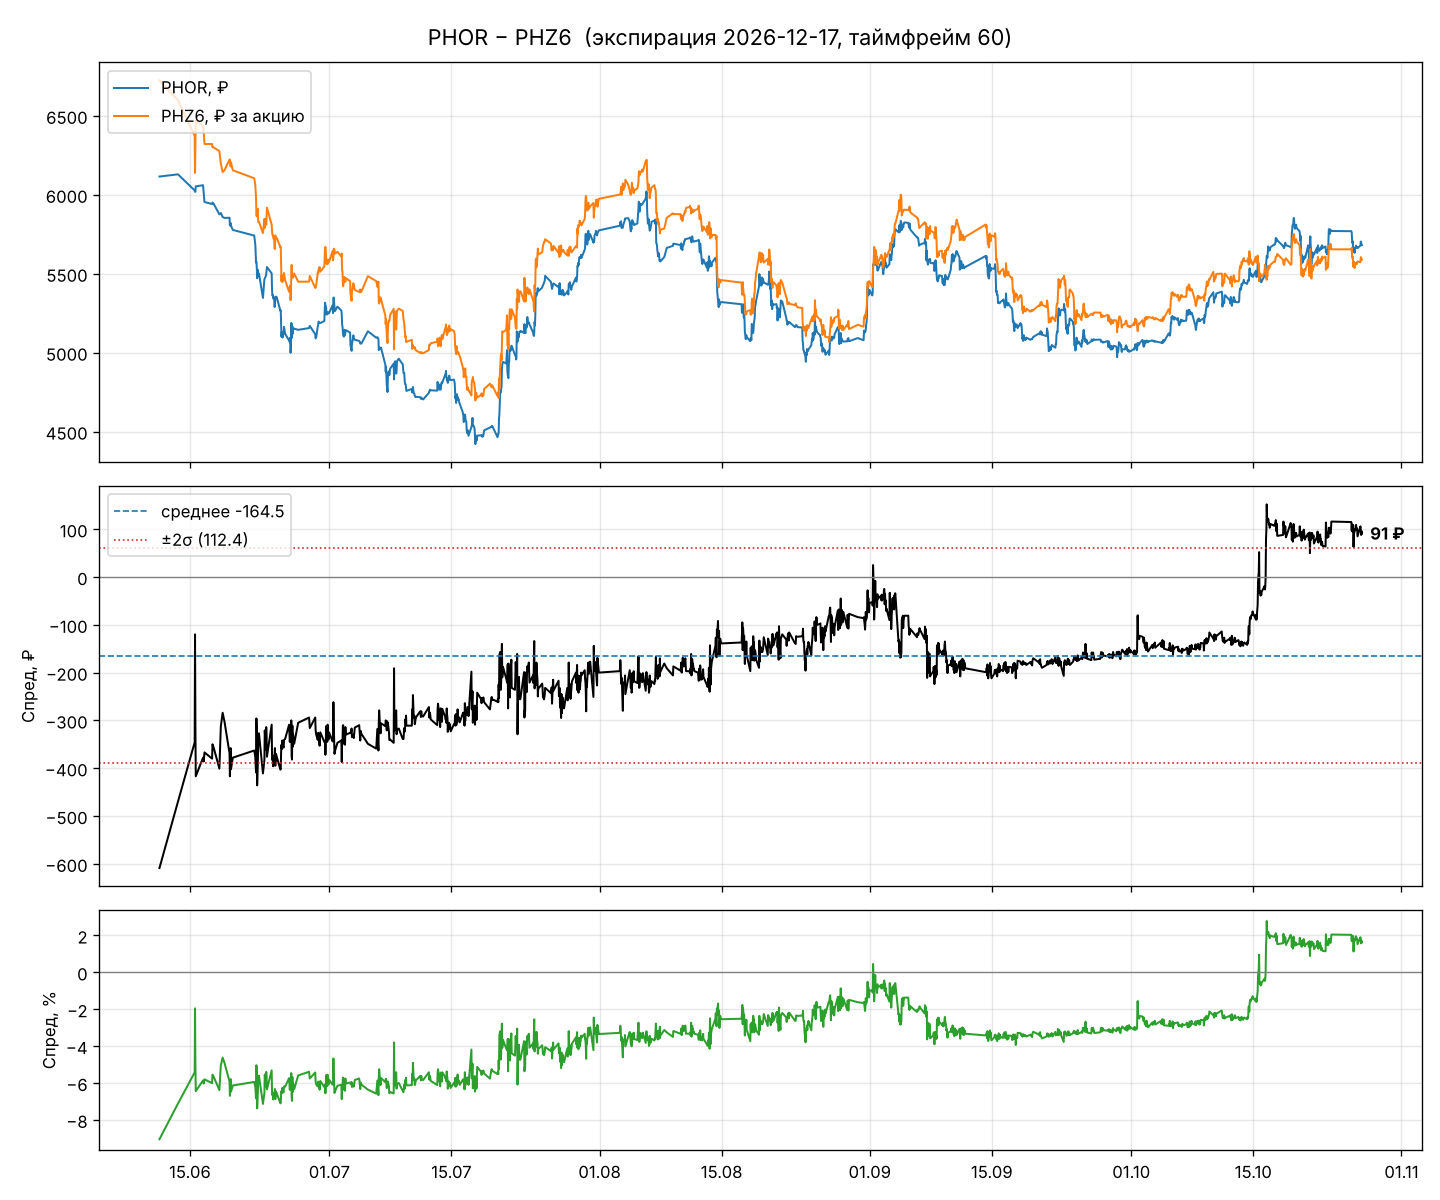

The script that saved this image:
#!/usr/bin/env python3
"""График спреда акция − фьючерс по данным Мосбиржи (ISS API, бесплатно, без ключа).

Примеры:
    python3 spread.py                                  # PHOR vs PHZ6, часовые свечи
    python3 spread.py --interval 24                    # дневные свечи
    python3 spread.py --interval 10 --days 5           # 10-минутки за 5 дней
    python3 spread.py --stock SBER --fut SRZ6          # любая другая пара

Интервалы ISS: 1, 10, 60 (минуты), 24 (день), 7 (неделя), 31 (месяц).
"""
import argparse
from datetime import date, timedelta

import matplotlib

matplotlib.use("Agg")
import matplotlib.dates as mdates
import matplotlib.pyplot as plt
import pandas as pd
import requests

ISS = "https://iss.moex.com/iss"


def fetch_candles(path, interval, date_from, date_till):
    """Загружает свечи постранично (ISS отдаёт не больше 500 строк за запрос)."""
    rows, start = [], 0
    while True:
        r = requests.get(
            f"{ISS}/{path}/candles.json",
            params={
                "interval": interval,
                "from": date_from,
                "till": date_till,
                "start": start,
                "iss.meta": "off",
            },
            timeout=30,
        )
        r.raise_for_status()
        block = r.json()["candles"]
        if not block["data"]:
            break
        rows += [dict(zip(block["columns"], row)) for row in block["data"]]
        start += len(block["data"])
    if not rows:
        raise SystemExit(f"Нет данных: {path}")
    df = pd.DataFrame(rows)
    df["begin"] = pd.to_datetime(df["begin"])
    return df.set_index("begin")["close"]


def futures_info(secid):
    r = requests.get(
        f"{ISS}/engines/futures/markets/forts/securities/{secid}.json",
        params={"iss.meta": "off", "iss.only": "securities"},
        timeout=30,
    )
    r.raise_for_status()
    block = r.json()["securities"]
    if not block["data"]:
        raise SystemExit(f"Фьючерс {secid} не найден")
    return dict(zip(block["columns"], block["data"][0]))


def main():
    p = argparse.ArgumentParser(description=__doc__, formatter_class=argparse.RawDescriptionHelpFormatter)
    p.add_argument("--stock", default="PHOR", help="тикер акции (режим TQBR)")
    p.add_argument("--fut", default="PHZ6", help="код фьючерса на FORTS")
    p.add_argument("--interval", type=int, default=60, help="таймфрейм свечей (по умолчанию 60 мин)")
    p.add_argument("--days", type=int, help="сколько дней истории (по умолчанию с начала торгов фьючерсом)")
    p.add_argument("--out", default="spread.png", help="файл с графиком")
    args = p.parse_args()

    info = futures_info(args.fut)
    lot = info["LOTVOLUME"]  # акций в одном контракте
    expiry = info["LASTTRADEDATE"]
    till = date.today().isoformat()
    since = (date.today() - timedelta(days=args.days)).isoformat() if args.days else info["FRSTTRADE"]

    stock = fetch_candles(
        f"engines/stock/markets/shares/boards/TQBR/securities/{args.stock}", args.interval, since, till
    )
    fut = fetch_candles(f"engines/futures/markets/forts/securities/{args.fut}", args.interval, since, till)

    # Фьючерс котируется за контракт: приводим к цене одной акции
    df = pd.concat({"stock": stock, "fut": fut / lot}, axis=1, join="inner").dropna()
    df["spread"] = df["stock"] - df["fut"]
    df["spread_pct"] = df["spread"] / df["fut"] * 100
    df.to_csv(args.out.rsplit(".", 1)[0] + ".csv")

    s = df["spread"]
    mean, std = s.mean(), s.std()
    last = df.iloc[-1]

    fig, (ax1, ax2, ax3) = plt.subplots(
        3, 1, figsize=(12, 10), sharex=True, gridspec_kw={"height_ratios": [2, 2, 1.2]}
    )
    title = f"{args.stock} − {args.fut}  (экспирация {expiry}, таймфрейм {args.interval})"
    fig.suptitle(title, fontsize=13)

    ax1.plot(df.index, df["stock"], label=f"{args.stock}, ₽", lw=1.2)
    ax1.plot(df.index, df["fut"], label=f"{args.fut}, ₽ за акцию", lw=1.2)
    ax1.legend(loc="upper left")
    ax1.grid(alpha=0.3)

    ax2.plot(df.index, s, color="black", lw=1.2)
    ax2.axhline(mean, color="tab:blue", ls="--", lw=1, label=f"среднее {mean:.1f}")
    ax2.axhline(mean + 2 * std, color="tab:red", ls=":", lw=1, label=f"±2σ ({std:.1f})")
    ax2.axhline(mean - 2 * std, color="tab:red", ls=":", lw=1)
    ax2.axhline(0, color="gray", lw=0.8)
    ax2.set_ylabel("Спред, ₽")
    ax2.legend(loc="upper left")
    ax2.grid(alpha=0.3)
    ax2.annotate(
        f"{last['spread']:.0f} ₽",
        (df.index[-1], last["spread"]),
        xytext=(5, 0),
        textcoords="offset points",
        va="center",
        fontweight="bold",
    )

    ax3.plot(df.index, df["spread_pct"], color="tab:green", lw=1.2)
    ax3.axhline(0, color="gray", lw=0.8)
    ax3.set_ylabel("Спред, %")
    ax3.grid(alpha=0.3)
    ax3.xaxis.set_major_formatter(mdates.DateFormatter("%d.%m"))

    fig.tight_layout()
    fig.savefig(args.out, dpi=120)

    print(f"Период: {df.index[0]} — {df.index[-1]}, свечей: {len(df)}")
    print(f"Последнее: акция {last['stock']:.0f}, фьючерс {last['fut']:.0f}, "
          f"спред {last['spread']:.0f} ₽ ({last['spread_pct']:.2f}%)")
    print(f"Спред: среднее {mean:.1f}, σ {std:.1f}, min {s.min():.0f}, max {s.max():.0f}")
    print(f"График: {args.out}")


if __name__ == "__main__":
    main()
